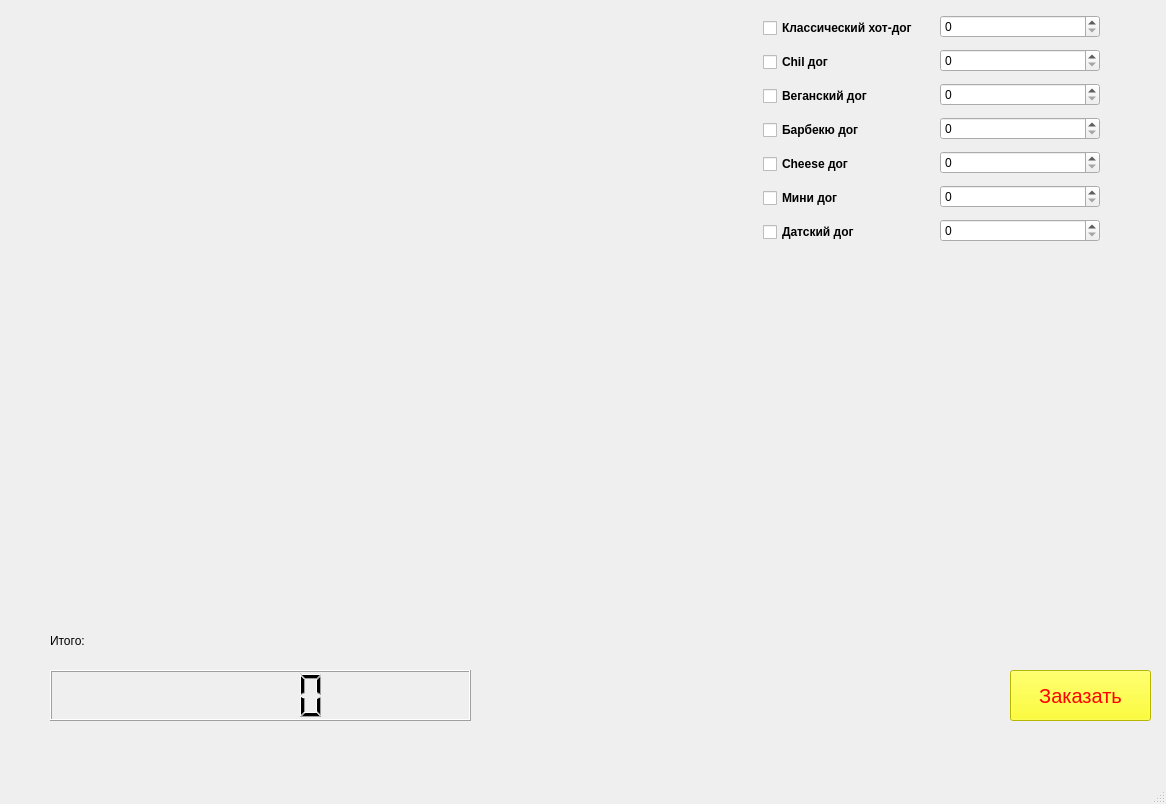
<?xml version="1.0" encoding="UTF-8"?>
<ui version="4.0">
 <class>MainWindow</class>
 <widget class="QMainWindow" name="MainWindow">
  <property name="geometry">
   <rect>
    <x>0</x>
    <y>0</y>
    <width>1166</width>
    <height>804</height>
   </rect>
  </property>
  <property name="windowTitle">
   <string>MainWindow</string>
  </property>
  <widget class="QWidget" name="centralwidget">
   <widget class="QLabel" name="label">
    <property name="geometry">
     <rect>
      <x>0</x>
      <y>0</y>
      <width>1161</width>
      <height>781</height>
     </rect>
    </property>
    <property name="text">
     <string/>
    </property>
    <property name="pixmap">
     <pixmap>Pictures/Фото на меню2.jpg</pixmap>
    </property>
   </widget>
   <widget class="QWidget" name="verticalLayoutWidget">
    <property name="geometry">
     <rect>
      <x>763</x>
      <y>10</y>
      <width>171</width>
      <height>241</height>
     </rect>
    </property>
    <layout class="QVBoxLayout" name="verticalLayout">
     <item>
      <widget class="QCheckBox" name="hotdog_1">
       <property name="font">
        <font>
         <weight>75</weight>
         <italic>false</italic>
         <bold>true</bold>
         <underline>false</underline>
         <strikeout>false</strikeout>
         <kerning>true</kerning>
        </font>
       </property>
       <property name="styleSheet">
        <string notr="true"/>
       </property>
       <property name="text">
        <string>Классический хот-дог</string>
       </property>
      </widget>
     </item>
     <item>
      <widget class="QCheckBox" name="hotdog_2">
       <property name="font">
        <font>
         <weight>75</weight>
         <bold>true</bold>
        </font>
       </property>
       <property name="styleSheet">
        <string notr="true"/>
       </property>
       <property name="text">
        <string>Chil дог</string>
       </property>
      </widget>
     </item>
     <item>
      <widget class="QCheckBox" name="hotdog_3">
       <property name="font">
        <font>
         <weight>75</weight>
         <bold>true</bold>
        </font>
       </property>
       <property name="styleSheet">
        <string notr="true"/>
       </property>
       <property name="text">
        <string>Веганский дог</string>
       </property>
      </widget>
     </item>
     <item>
      <widget class="QCheckBox" name="hotdog_4">
       <property name="font">
        <font>
         <weight>75</weight>
         <bold>true</bold>
        </font>
       </property>
       <property name="styleSheet">
        <string notr="true"/>
       </property>
       <property name="text">
        <string>Барбекю дог</string>
       </property>
      </widget>
     </item>
     <item>
      <widget class="QCheckBox" name="hotdog_5">
       <property name="font">
        <font>
         <weight>75</weight>
         <bold>true</bold>
        </font>
       </property>
       <property name="styleSheet">
        <string notr="true"/>
       </property>
       <property name="text">
        <string>Cheese дог</string>
       </property>
      </widget>
     </item>
     <item>
      <widget class="QCheckBox" name="hotdog_6">
       <property name="font">
        <font>
         <weight>75</weight>
         <bold>true</bold>
        </font>
       </property>
       <property name="styleSheet">
        <string notr="true"/>
       </property>
       <property name="text">
        <string>Мини дог</string>
       </property>
      </widget>
     </item>
     <item>
      <widget class="QCheckBox" name="hotdog_7">
       <property name="font">
        <font>
         <weight>75</weight>
         <bold>true</bold>
        </font>
       </property>
       <property name="styleSheet">
        <string notr="true"/>
       </property>
       <property name="text">
        <string>Датский дог</string>
       </property>
      </widget>
     </item>
    </layout>
   </widget>
   <widget class="QWidget" name="verticalLayoutWidget_2">
    <property name="geometry">
     <rect>
      <x>940</x>
      <y>10</y>
      <width>160</width>
      <height>241</height>
     </rect>
    </property>
    <layout class="QVBoxLayout" name="verticalLayout_2">
     <item>
      <widget class="QSpinBox" name="spinBox"/>
     </item>
     <item>
      <widget class="QSpinBox" name="spinBox_2"/>
     </item>
     <item>
      <widget class="QSpinBox" name="spinBox_3"/>
     </item>
     <item>
      <widget class="QSpinBox" name="spinBox_4"/>
     </item>
     <item>
      <widget class="QSpinBox" name="spinBox_5"/>
     </item>
     <item>
      <widget class="QSpinBox" name="spinBox_6"/>
     </item>
     <item>
      <widget class="QSpinBox" name="spinBox_7"/>
     </item>
    </layout>
   </widget>
   <widget class="QLCDNumber" name="intermediate_sum">
    <property name="geometry">
     <rect>
      <x>50</x>
      <y>670</y>
      <width>421</width>
      <height>51</height>
     </rect>
    </property>
   </widget>
   <widget class="QLabel" name="sum_label">
    <property name="geometry">
     <rect>
      <x>50</x>
      <y>630</y>
      <width>271</width>
      <height>21</height>
     </rect>
    </property>
    <property name="text">
     <string>Итого:</string>
    </property>
   </widget>
   <widget class="QPushButton" name="order_btn">
    <property name="geometry">
     <rect>
      <x>1010</x>
      <y>670</y>
      <width>141</width>
      <height>51</height>
     </rect>
    </property>
    <property name="font">
     <font>
      <pointsize>15</pointsize>
      <weight>50</weight>
      <italic>false</italic>
      <bold>false</bold>
     </font>
    </property>
    <property name="styleSheet">
     <string notr="true">background-color: rgb(255, 255, 0);
color: rgb(255, 0, 0);</string>
    </property>
    <property name="text">
     <string>Заказать</string>
    </property>
   </widget>
  </widget>
  <widget class="QMenuBar" name="menubar">
   <property name="geometry">
    <rect>
     <x>0</x>
     <y>0</y>
     <width>1166</width>
     <height>21</height>
    </rect>
   </property>
  </widget>
  <widget class="QStatusBar" name="statusbar"/>
 </widget>
 <resources/>
 <connections/>
</ui>
